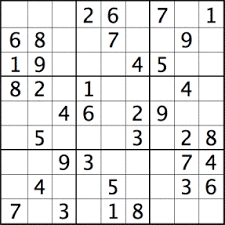
#> input picture sudoku/sudoku.png, 225 x 225 px, found by its file name
$ jupyter execute --allow-errors 'Lecture 8.2 - Mini Project # 9 - Handwritten Digit Recognition.ipynb'
#> lines starting #> are read from the running program, lines starting #| are printed output that depends on the picture
## Mini Project # 9 - Handwritten Digit Recognition

### Data Prep, Training and Evaluation

[cell 1]
import numpy as np
import cv2

# Let's take a look at our digits dataset
file = 'D:/bikram/machine learning/PracticeSets/sudoku/sudoku.png'
image = cv2.imread(file)
#> image is the input picture: shape (225, 225, 3); mean B, G, R 227.2, 227.1, 227.1
ret,thresh1 = cv2.threshold(image,127,255,cv2.THRESH_BINARY)
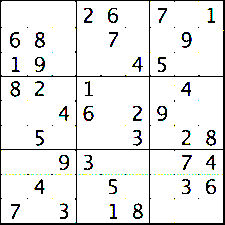
#> thresh1: shape (225, 225, 3); mean B, G, R 232.8, 233.1, 232.6
cv2.imwrite('D:/bikram/machine learning/PracticeSets/sudoku/BinarySudoku.png',thresh1)
file = 'D:/bikram/machine learning/PracticeSets/sudoku/BinarySudoku.png'
#> (the rest of this cell did not finish here and is left out)

[cell 2]
import image_slicer
#file = 'D:/bikram/machine learning/PracticeSets/sudoku/sudoku.png'
#image_slicer.slice(file, 9*9)
fileTemp = 'D:/bikram/machine learning/PracticeSets/sudoku/sudoku_01_04.png'

image = cv2.imread(fileTemp)
#> (the rest of this cell did not finish here and is left out)

[cell 3]
import cv2
import numpy as np
file = 'D:/bikram/machine learning/PracticeSets/sudoku/digits.png'
image = cv2.imread(file)
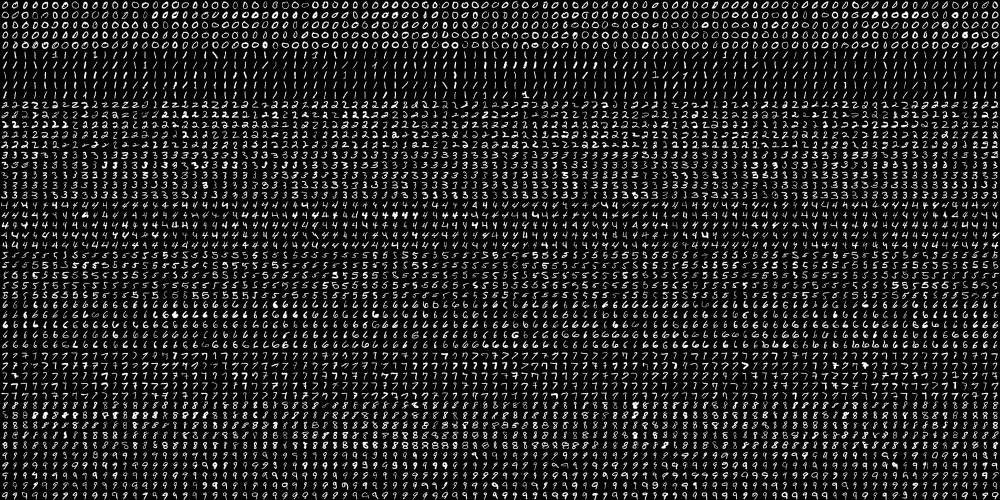
#> input picture sudoku/digits.png, 2000 x 1000 px, found by its file name (shown at 1/2 size)
#> image is the input picture: shape (1000, 2000, 3); min 0, max 255, mean 33.8
gray = cv2.cvtColor(image,cv2.COLOR_BGR2GRAY)
small = cv2.pyrDown(image)
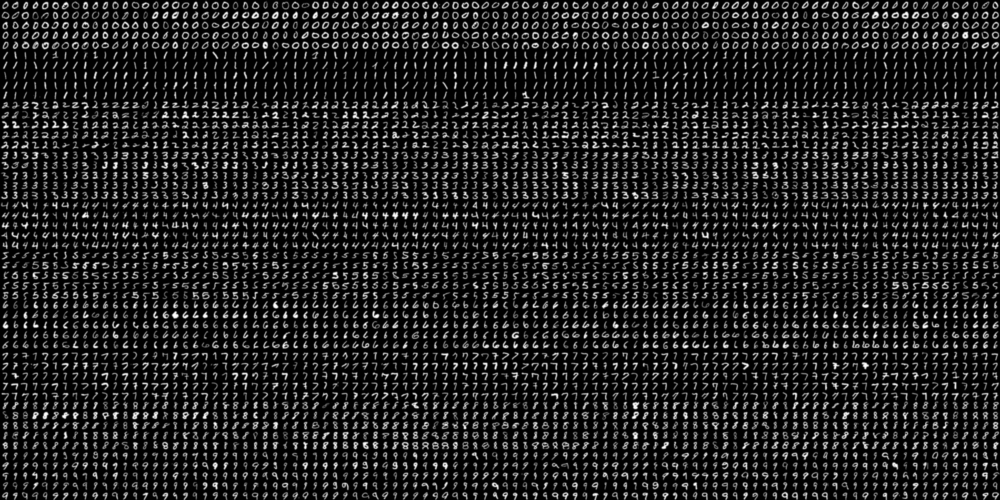
#> small: shape (500, 1000, 3); min 0, max 253, mean 33.8
#cv2.imshow('Digits Image', small)

#cv2.waitKey(0)
#cv2.destroyAllWindows()
# Split the image to 5000 cells, each 20x20 size
# This gives us a 4-dim array: 50 x 100 x 20 x 20
cells = [np.hsplit(row,100) for row in np.vsplit(gray,50)]
#> cells = 50 items

# Convert the List data type to Numpy Array of shape (50,100,20,20)
x = np.array(cells)
print ("The shape of our cells array: " + str(x.shape))
#| The shape of our cells array: (50, 100, 20, 20)

# Split the full data set into two segments
# One will be used fro Training the model, the other as a test data set
train = x[:,:70].reshape(-1,400).astype(np.float32) # Size = (3500,400)
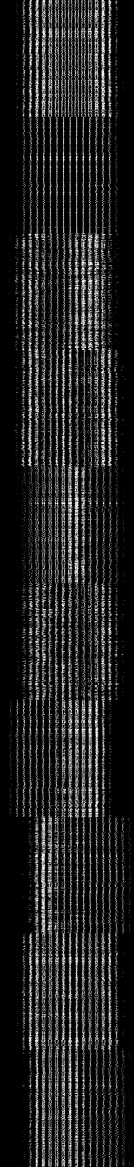
#> train: shape (3500, 400) float32 (shown at 1/3 size); min 0, max 255, mean 33.8
test = x[:,70:100].reshape(-1,400).astype(np.float32) # Size = (1500,400)
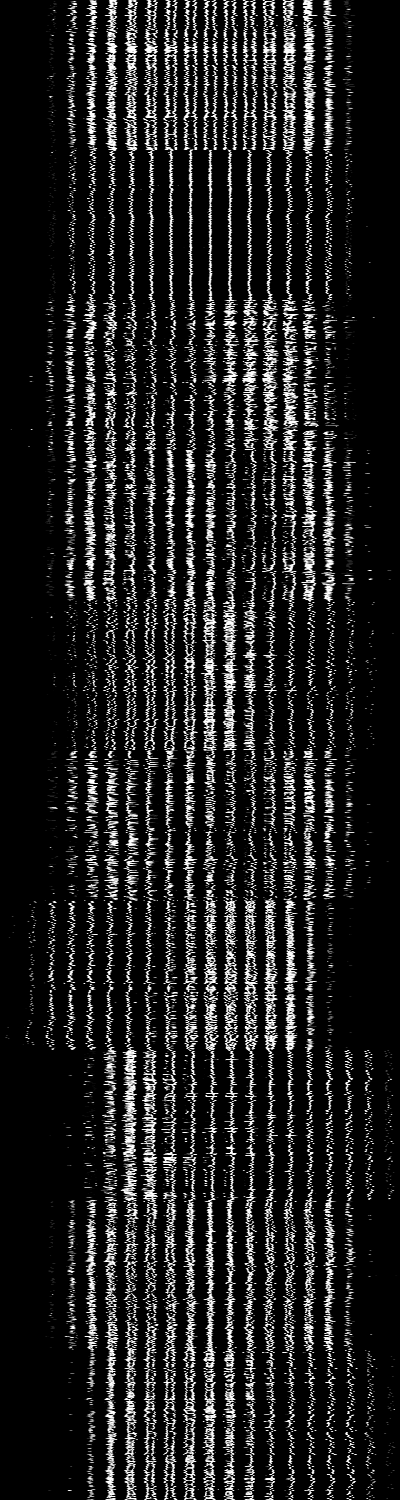
#> test: shape (1500, 400) float32; min 0, max 255, mean 33.8
# Create labels for train and test data
k = [0,1,2,3,4,5,6,7,8,9]
train_labels = np.repeat(k,350)[:,np.newaxis]
test_labels = np.repeat(k,150)[:,np.newaxis]
print(train.shape,train_labels.shape)
#| (3500, 400) (3500, 1)

[cell 4]
# Initiate kNN, train the data, then test it with test data for k=3
from sklearn.model_selection import  train_test_split
from sklearn.neighbors import KNeighborsClassifier
#knn = cv2.ml.KNearest_create()
#knn.train(train, train_labels)
#ret, result, neighbors, distance = knn.find_nearest(test, k=3)
knn = KNeighborsClassifier(n_neighbors=3)
knn.fit(train, train_labels)
# Now we check the accuracy of classification
# For that, compare the result with test_labels and check which are wrong

[cell 5]
model_score = knn.score(test, test_labels)
#> model_score = 0.935

print("Accuracy is = %.2f" % model_score + "%")
#| Accuracy is = 0.93%

[cell 6]
# [5 lines left out: function predict, not called in this run]
fileTemp = 'D:/bikram/machine learning/PracticeSets/sudoku/sudoku_01_01.png'

image = cv2.imread(fileTemp)
#> (the rest of this cell did not finish here and is left out)

[cell 7]
fileTemp = 'D:/bikram/machine learning/PracticeSets/sudoku/BinarySudoku_01_03.png'

image = cv2.imread(fileTemp)
#> (the rest of this cell did not finish here and is left out)

#> (a cell that did not finish here is left out)

[cell 9]
import image_slicer
file = 'D:/bikram/machine learning/PracticeSets/sudoku/'
name = 'sudoku3.png'
image = cv2.imread(file+name)
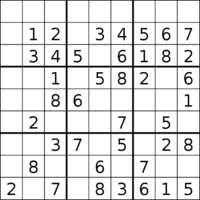
#> input picture sudoku/sudoku3.png, 200 x 200 px, found by its file name
#> image is the input picture: shape (200, 200, 3); min 5, max 255, mean 224.3
ret,thresh1 = cv2.threshold(image,127,255,cv2.THRESH_BINARY)
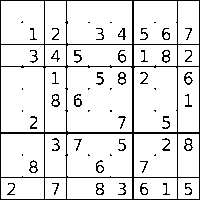
#> thresh1: shape (200, 200, 3); 89.2% white; black in thin lines or dots
name = 'BinarySudoku3.png'
cv2.imwrite(file+name,thresh1)
#image_slicer.slice(file+name, 9*9)

fileTemp = 'D:/bikram/machine learning/PracticeSets/sudoku/BinarySudoku3_'
inputArr = [[0]*9 for i in range(0,9)]
#> (the rest of this cell did not finish here and is left out)

[cell 10]
inputArr

[cell 11]
def print_grid(arr):
    for i in range(9):
        for j in range(9):
            print (arr[i][j],end='')
        print ('\n')


# Function to Find the entry in the Grid that is still  not used
# Searches the grid to find an entry that is still unassigned. If
# found, the reference parameters row, col will be set the location
# that is unassigned, and true is returned. If no unassigned entries
# remain, false is returned.
# 'l' is a list  variable that has been passed from the solve_sudoku function
# to keep track of incrementation of Rows and Columns
def find_empty_location(arr,l):
    for row in range(9):
        for col in range(9):
            if(arr[row][col]==0):
                l[0]=row
                l[1]=col
                return True
    return False

# Returns a boolean which indicates whether any assigned entry
# in the specified row matches the given number.
def used_in_row(arr,row,num):
    for i in range(9):
        if(arr[row][i] == num):
            return True
    return False

# Returns a boolean which indicates whether any assigned entry
# in the specified column matches the given number.
def used_in_col(arr,col,num):
    for i in range(9):
        if(arr[i][col] == num):
            return True
    return False

# Returns a boolean which indicates whether any assigned entry
# within the specified 3x3 box matches the given number
def used_in_box(arr,row,col,num):
    for i in range(3):
        for j in range(3):
            if(arr[i+row][j+col] == num):
                return True
    return False

# Checks whether it will be legal to assign num to the given row,col
#  Returns a boolean which indicates whether it will be legal to assign
#  num to the given row,col location.
def check_location_is_safe(arr,row,col,num):

    # Check if 'num' is not already placed in current row,
    # current column and current 3x3 box
    return not used_in_row(arr,row,num) and not used_in_col(arr,col,num) and not used_in_box(arr,row - row%3,col - col%3,num)

# Takes a partially filled-in grid and attempts to assign values to
# all unassigned locations in such a way to meet the requirements
# for Sudoku solution (non-duplication across rows, columns, and boxes)
def solve_sudoku(arr):

    # 'l' is a list variable that keeps the record of row and col in find_empty_location Function
    l=[0,0]

    # If there is no unassigned location, we are done
    if(not find_empty_location(arr,l)):
        return True

    # Assigning list values to row and col that we got from the above Function
    row=l[0]
    col=l[1]

    # consider digits 1 to 9
    for num in range(1,10):

        # if looks promising
        if(check_location_is_safe(arr,row,col,num)):

            # make tentative assignment
            arr[row][col]=num

            # return, if sucess, ya!
            if(solve_sudoku(arr)):
                return True

            # failure, unmake & try again
            arr[row][col] = 0

    # this triggers backtracking
    return False

grid=[[3,0,6,5,0,8,4,0,0],
          [5,2,0,0,0,0,0,0,0],
          [0,8,7,0,0,0,0,3,1],
          [0,0,3,0,1,0,0,8,0],
          [9,0,0,8,6,3,0,0,5],
          [0,5,0,0,9,0,6,0,0],
          [1,3,0,0,0,0,2,5,0],
          [0,0,0,0,0,0,0,7,4],
          [0,0,5,2,0,6,3,0,0]]

if(solve_sudoku(inputArr)):
    print_grid(inputArr)
else:
    print ("No solution exists")
